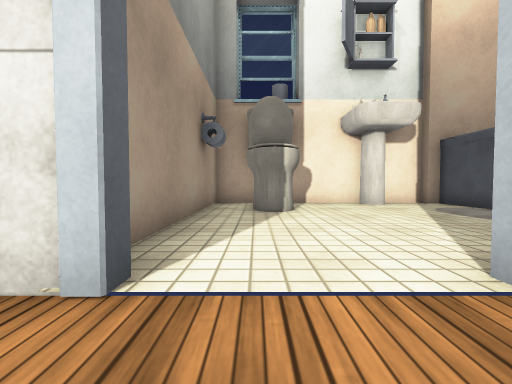
[1] (above)

21 first-person views from a walk through a Unity game level. The camera is 0.33 m above the floor, tilts 2° down and sees 90° across. The floor is counted in squares, 0.5 m on a side. Each view is taken from the middle of a square. On the plan, view 1 faces up. The plan holds only what a view shows up to about 9 squares ahead; the rest is blank. The place goes on beyond the plan. The player is left out. Door leaves are left out, so doorways stand open. Some surface patterns are stand-ins.

[2]
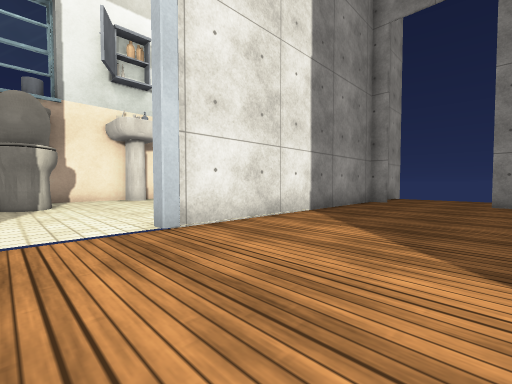

[3]
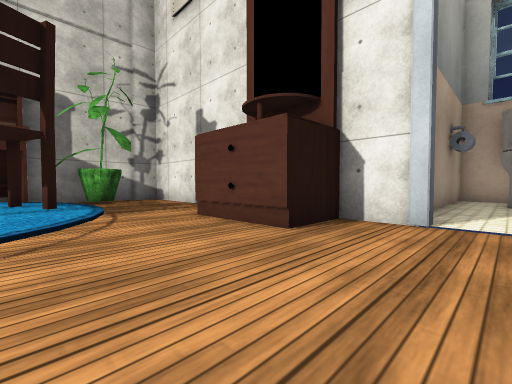

[4]
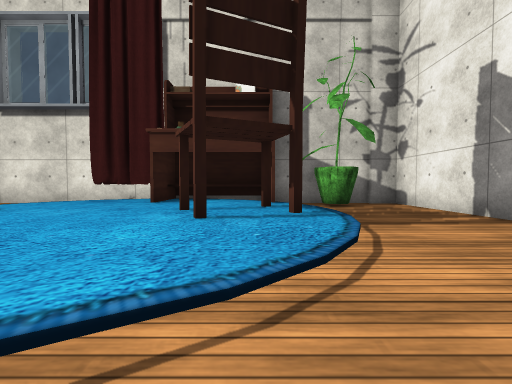

[5]
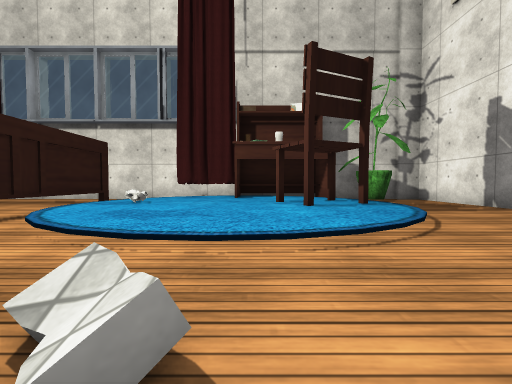

[6]
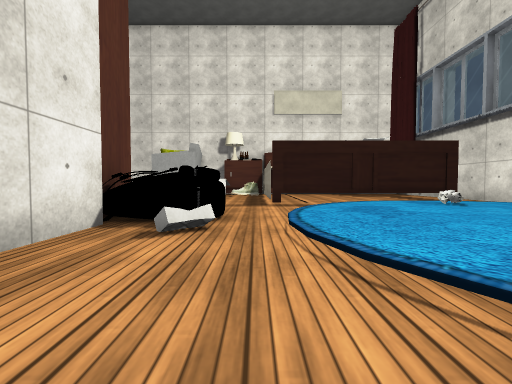

[7]
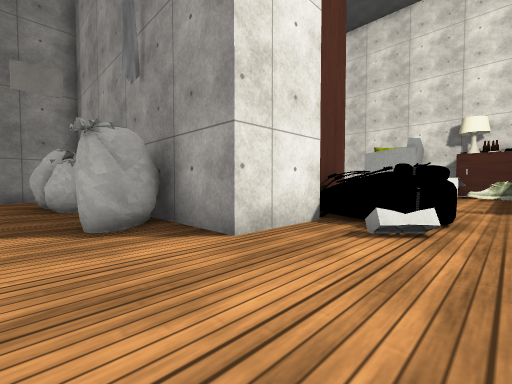

[8]
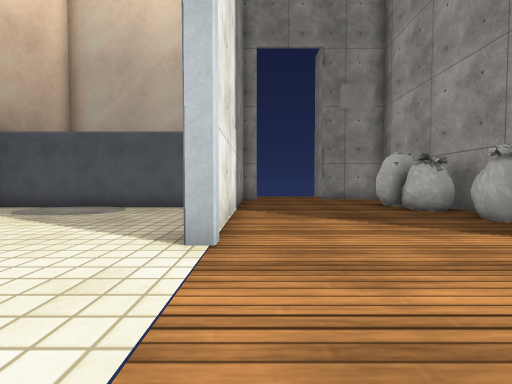

[9]
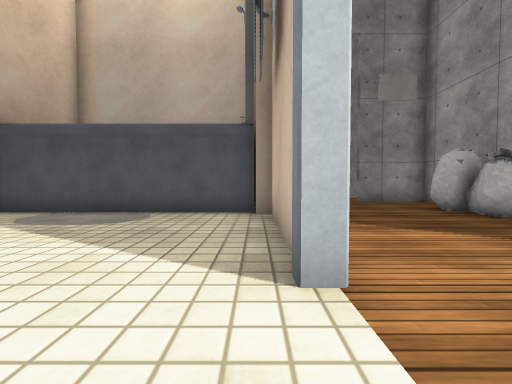

[10]
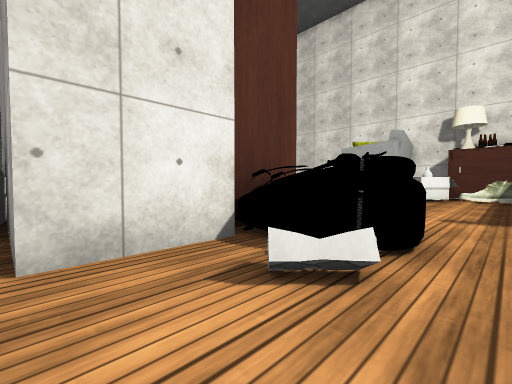

[11]
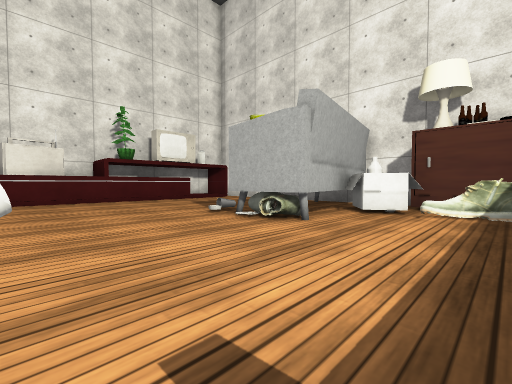

[12]
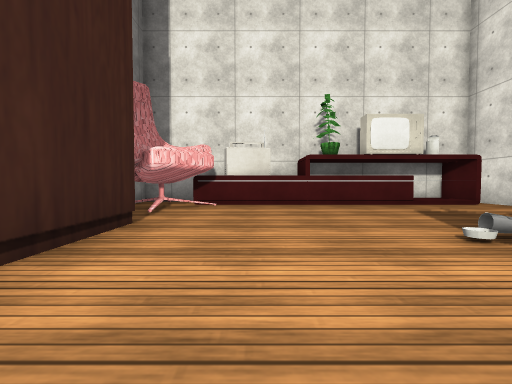

[13]
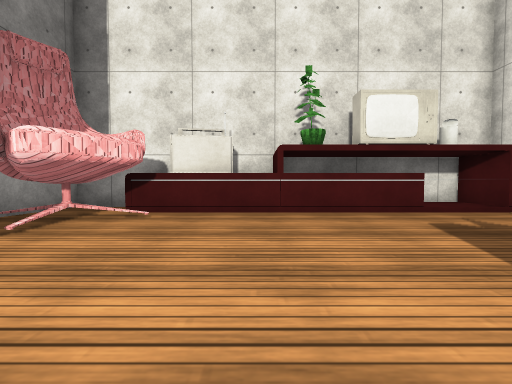

[14]
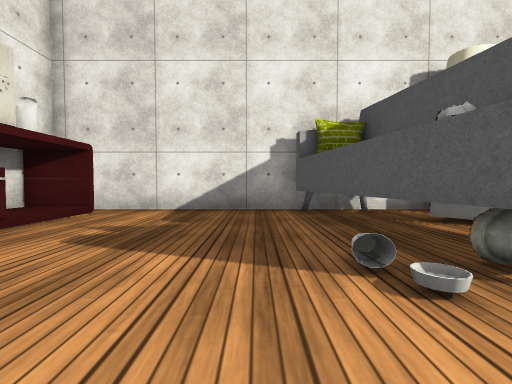

[15]
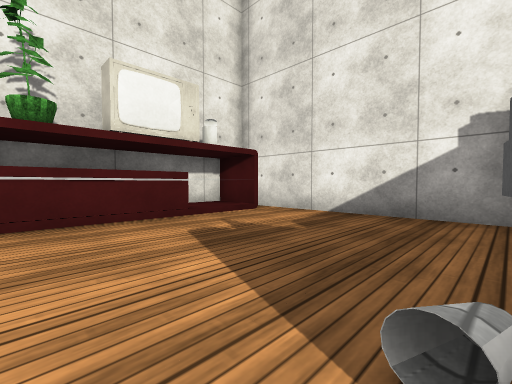

[16]
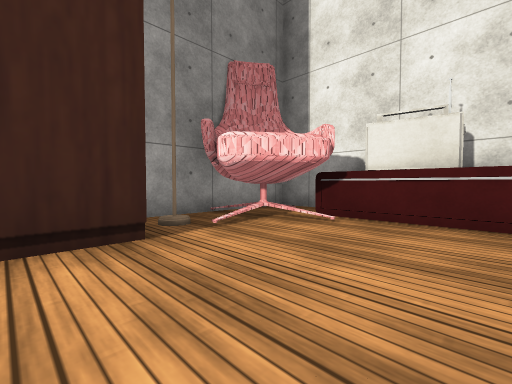

[17]
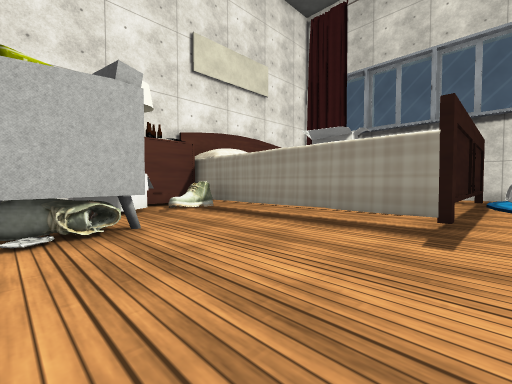

[18]
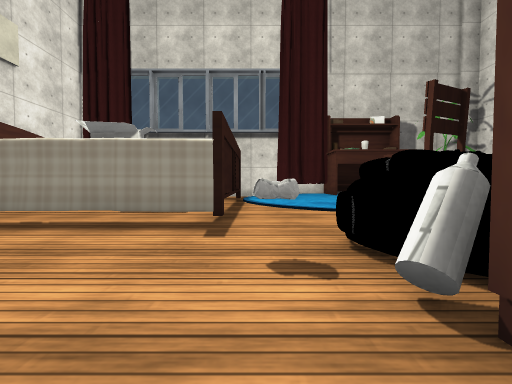

[19]
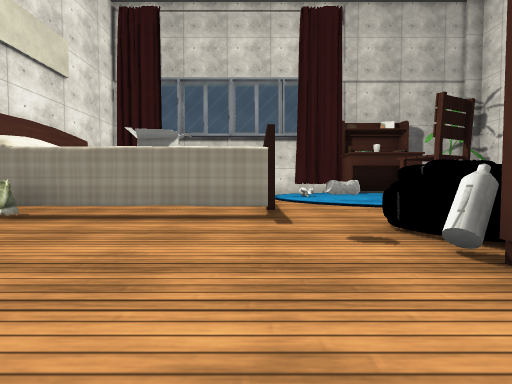

[20]
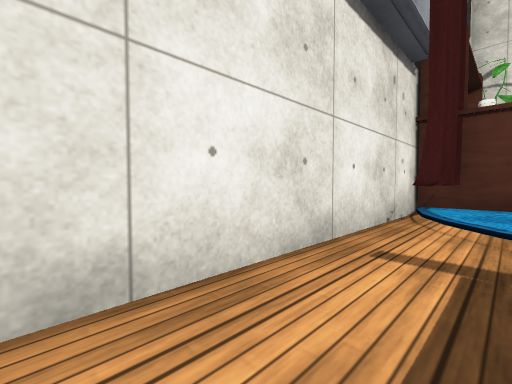

[21]
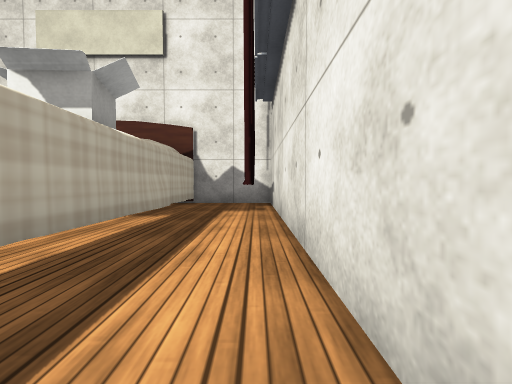

### Floor plan
Key: @ floor where view 1 was taken; # wall or solid block; . main floor; : floor 0.05 m higher than the main floor; D open door; = window, fence, low wall or low ledge; O other object.
Columns run from 11 left of view 1 to 11 right of it. Each row starts with its distance up from view 1.
  8           ####O###
  7           #OO..O.#
  6           #OO...:O
  5           #.....:O
  4           #......O
  3           #..DD..#
  2  ####    ##..DD######
  1 ##....OOOO..........D.
  0 #.....OOOO.@........D..
 -1 #OO.................D..
 -2 #    O..............#
 -3   OOO  ......######.#
 -4  O  OO  ....######  #
 -5 #O      ..=.#   ##  #
 -6 #OO     ..OO#   #####
 -7 #..    ...OO#   #OOO#
 -8 #.. O.....O####OOOOO#
 -9 #.. ......#.......OOO
-10 #..######..........OO
-11 #..#    #..........OO
-12 #..#    #..........OO
-13 #..#    #...OOO....OO
-14 #..#    #...OO.....OO
-15 #..#    #OO#O O....OO
-16 #O.#    #OOOOOO....OO
-17 #..#     OOOOOO....O#
-18 ####       ##########

Positions as (right, up) in squares from view 1, and headings:
1: (0, 0), facing up
2: (0, -2), facing up-right
3: (0, -3), facing up-left
4: (-2, -3), facing left
5: (0, -5), facing left
6: (-2, -2), facing down
7: (-2, -2), facing down-right
8: (-1, 1), facing right
9: (0, 2), facing right
10: (-2, -4), facing down-right
11: (-2, -9), facing down-right
12: (0, -10), facing right
13: (2, -11), facing right
14: (4, -11), facing down
15: (3, -12), facing down-right
16: (3, -11), facing up-right
17: (2, -9), facing down-left
18: (2, -9), facing left
19: (3, -10), facing left
20: (-9, -12), facing up-left
21: (-10, -9), facing down
